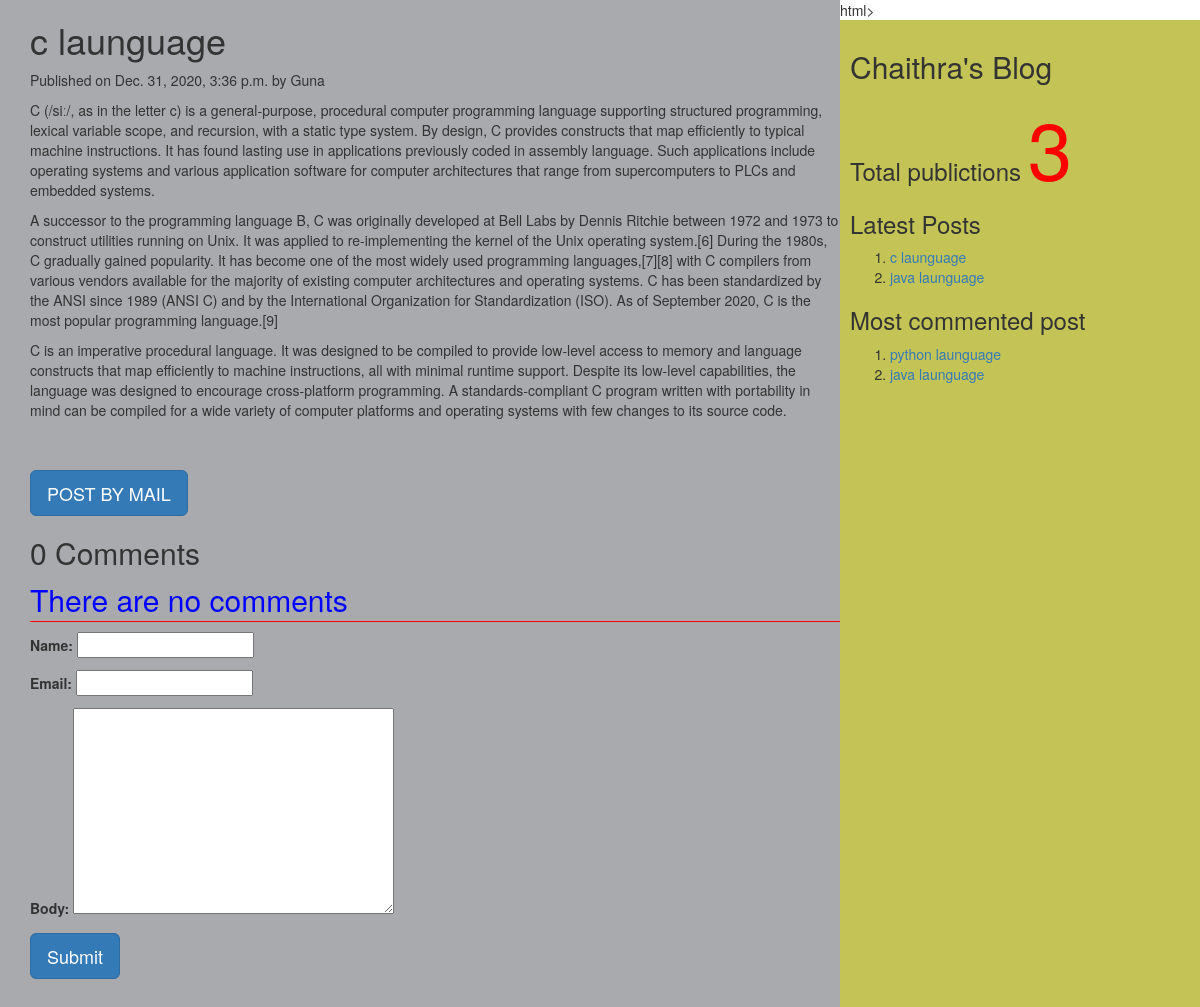
The page /2020/12/31/c-launguage on the database its author committed.
### myApp/models.py (models this page shows, shortened)
class Post(models.Model):
    tags=TaggableManager()
    STATUS_CHOICE=(('draft','Draft'),('published','Published'))
    title=models.CharField(max_length=200)
    slug=models.SlugField(max_length=269,unique_for_date='publish')
    author=models.ForeignKey(User,related_name='blog_posts',on_delete=models.CASCADE)
    body=models.TextField()
    publish=models.DateTimeField(default=timezone.now)
    create=models.DateTimeField(auto_now_add=True)
    update=models.DateTimeField(auto_now=True)
    status=models.CharField(max_length=20,choices=STATUS_CHOICE,default='draft')
    objects=CustomManager()
    class Meta:
        ordering=('-publish',)
    def get_absolute_url(self):
        return reverse('post_detail',args=[self.publish.year,self.publish.strftime('%m'),self.publish.strftime('%d'),self.slug])

### myApp/views.py (the view, shortened to what this page needs)
# urls.py: url(r'(?P<year>\d{4})/(?P<month>\d{2})/(?P<day>\d{2})/(?P<post>[-\w]+)',views.post_detail_view,name='post_detail'),
def post_detail_view(request,year,month,day,post):
    post=get_object_or_404(Post,slug=post,publish__year=year,publish__month=month,publish__day=day)
    comments=post.comments.filter(active=True)
    csubmit=False
    form=CommentForm()
    d={'post':post,'form':form,'csubmit':csubmit,'comments':comments}
    return render(request,'myApp/post_detail.html',d)

### myApp/forms.py
class CommentForm(forms.ModelForm):
    class Meta:
        model=Comment
        fields=('name','email','body')

### myApp/models.py (called while the page is built)
    def get_queryset(self):
        return super().get_queryset().filter(status='published')

### myApp/templatetags/mytags.py (called while the page is built)
@register.simple_tag
def total_posts():
    return Post.objects.count()

@register.inclusion_tag('myApp/latest_post.html')
def show_latest_posts(count=3):
    latest_posts=Post.objects.order_by('-publish')[:count]
    return {'latest_posts':latest_posts}

@register.simple_tag
def get_most_commented_posts(count=2):
    return Post.objects.annotate(total_comments=Count('comments')).order_by('-total_comments')[:count]

### templates/myApp/post_detail.html (shortened to what this page needs)
<html>
    {%extends 'myApp/parent.html'%}
        {%block content_block%}
        <h1>{{post.title}}</h1>
        <p>Published on {{post.publish}} by {{post.author|title}}</p>
        {{post.body|linebreaks}} <br><br>
        <a href="/{{post.id}}/share" class='btn btn-lg btn-primary'>POST BY MAIL</a>
        {%with comments.count as comments_count%}
        <h2>{{comments_count}} Comment{{comments_count|pluralize}}</h2>
        {%endwith%}
        {%if comments%}
         {%for c in comments%}
         <p>Comment {{forloop.counter}} by {{c.name}}</p>
        <div>{{c.body|linebreaks}}</div>
        <hr>
        {%endfor%}
        {%else%}
         <p style="color:blue;font-size:30px;font-style:bold;border-bottom:1px red solid;">There are no comments</p>
        {%endif%}
         {%if csubmit%}
         <h2>Thank you..Your comment has been added successfully!!</h2>
         {%else%}
         <form  method="post">
           {{form.as_p}}
           <input type="submit" class='btn btn-lg btn-primary' value="Submit">
         </form>
         {%endif%}
        {%endblock%}

### templates/myApp/parent.html (shortened to what this page needs)
{%load mytags%}
    <head>
        <link rel="stylesheet" href="https://maxcdn.bootstrapcdn.com/bootstrap/3.3.7/css/bootstrap.min.css">
    </head>
    <body>
        <div class="content" style="width:70%;float:left;background-color:a8aaad;height:300%;padding:0 0 0 30px">
              {%block content_block%}
              {%endblock%}
        </div>
        <div class="sidebar" style="width:30%;float:right;background-color:#c4c456;height:300%;padding:10px">
            <h2>Chaithra's Blog</h2>
            <h3>Total publictions
              <span style="color:red;font-size:80px">
              {%total_posts%}</span>
              <h3>Latest Posts</h3>
              {% show_latest_posts 2 %}
              <h3>Most commented post</h3>
              {%get_most_commented_posts as m%}
              <ol>
                {%for post in m%}
                <li><a href="{{post.get_absolute_url}}">{{post.title}}</a></li>
                {%endfor%}
              </ol>
            </h3>
        </div>
    </body>
</html>

### templates/myApp/latest_post.html
<!DOCTYPE html>
<html lang="en" dir="ltr">
  <body>
    <ol>
    {%for post in latest_posts%}
    <li><a href="{{post.get_absolute_url}}">{{post.title}}</a></li>
    {%endfor%}
    </ol>
  </body>
</html>

### rows shown on the page
Post: title "c launguage", publish "Dec. 31, 2020, 3:36 p.m.", author "Guna", body "C (/siː/, as in the letter c) is a general-purpose, procedural computer programming language supporting structured programming, lexical variable scope, and recursion, with a static type system. By design, C provides constructs that map efficiently to typical machine instructions. It has found lasting use in applications previously coded in assembly language. Such applications include operating systems and various application software for computer architectures that range from supercomputers to PLCs and embedded systems. A successor to the programming language B, C was originally developed at Bell Labs by Dennis Ritchie between 1972 and 1973 to construct utilities running on Unix. It was…"
Post: title "java launguage"
Post: title "python launguage"

### other values the page prints
{{ comments_count }} "0"
